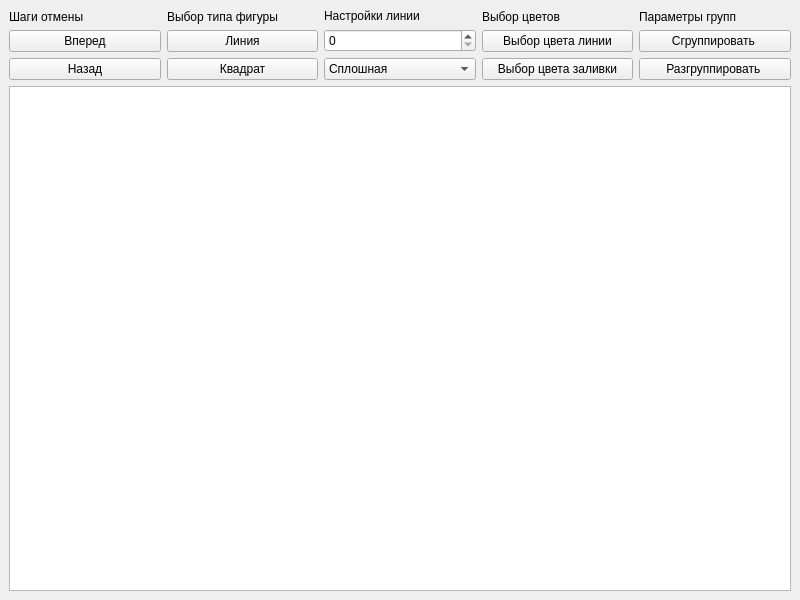
<?xml version="1.0" encoding="UTF-8"?>
<ui version="4.0">
 <class>Form</class>
 <widget class="QMainWindow" name="Form">
  <property name="geometry">
   <rect>
    <x>0</x>
    <y>0</y>
    <width>800</width>
    <height>600</height>
   </rect>
  </property>
  <property name="windowTitle">
   <string>Form</string>
  </property>
  <widget class="QWidget" name="centralwidget">
   <layout class="QVBoxLayout" name="verticalLayout">
    <item>
     <layout class="QHBoxLayout" name="horizontalLayout">
      <item>
       <layout class="QVBoxLayout" name="verticalLayout_6">
        <item>
         <widget class="QLabel" name="label_5">
          <property name="text">
           <string>Шаги отмены</string>
          </property>
         </widget>
        </item>
        <item>
         <widget class="QPushButton" name="pushButton_6">
          <property name="text">
           <string>Вперед</string>
          </property>
         </widget>
        </item>
        <item>
         <widget class="QPushButton" name="pushButton_5">
          <property name="text">
           <string>Назад</string>
          </property>
         </widget>
        </item>
       </layout>
      </item>
      <item>
       <layout class="QVBoxLayout" name="verticalLayout_2">
        <item>
         <widget class="QLabel" name="label_3">
          <property name="text">
           <string>Выбор типа фигуры</string>
          </property>
         </widget>
        </item>
        <item>
         <widget class="QPushButton" name="pushButton">
          <property name="text">
           <string>Линия</string>
          </property>
         </widget>
        </item>
        <item>
         <widget class="QPushButton" name="pushButton_2">
          <property name="text">
           <string>Квадрат</string>
          </property>
         </widget>
        </item>
       </layout>
      </item>
      <item>
       <layout class="QVBoxLayout" name="verticalLayout_3">
        <item>
         <widget class="QLabel" name="label_2">
          <property name="text">
           <string>Настройки линии</string>
          </property>
         </widget>
        </item>
        <item>
         <widget class="QSpinBox" name="Thickness"/>
        </item>
        <item>
         <widget class="QComboBox" name="ChangeType">
          <item>
           <property name="text">
            <string>Сплошная</string>
           </property>
          </item>
          <item>
           <property name="text">
            <string>Пунктирная</string>
           </property>
          </item>
          <item>
           <property name="text">
            <string>Прерывистая</string>
           </property>
          </item>
         </widget>
        </item>
       </layout>
      </item>
      <item>
       <layout class="QVBoxLayout" name="verticalLayout_4">
        <item>
         <widget class="QLabel" name="label">
          <property name="text">
           <string>Выбор цветов</string>
          </property>
         </widget>
        </item>
        <item>
         <widget class="QPushButton" name="LineColor">
          <property name="text">
           <string>Выбор цвета линии</string>
          </property>
         </widget>
        </item>
        <item>
         <widget class="QPushButton" name="FillColor">
          <property name="text">
           <string>Выбор цвета заливки</string>
          </property>
         </widget>
        </item>
       </layout>
      </item>
      <item>
       <layout class="QVBoxLayout" name="verticalLayout_5">
        <item>
         <widget class="QLabel" name="label_4">
          <property name="text">
           <string>Параметры групп</string>
          </property>
         </widget>
        </item>
        <item>
         <widget class="QPushButton" name="pushButton_3">
          <property name="text">
           <string>Сгруппировать </string>
          </property>
         </widget>
        </item>
        <item>
         <widget class="QPushButton" name="pushButton_4">
          <property name="text">
           <string>Разгруппировать </string>
          </property>
         </widget>
        </item>
       </layout>
      </item>
     </layout>
    </item>
    <item>
     <widget class="QGraphicsView" name="graphicsView">
      <property name="focusPolicy">
       <enum>Qt::StrongFocus</enum>
      </property>
      <property name="verticalScrollBarPolicy">
       <enum>Qt::ScrollBarAlwaysOff</enum>
      </property>
      <property name="horizontalScrollBarPolicy">
       <enum>Qt::ScrollBarAlwaysOff</enum>
      </property>
      <property name="sizeAdjustPolicy">
       <enum>QAbstractScrollArea::AdjustToContentsOnFirstShow</enum>
      </property>
      <property name="sceneRect">
       <rectf>
        <x>0.000000000000000</x>
        <y>0.000000000000000</y>
        <width>0.000000000000000</width>
        <height>0.000000000000000</height>
       </rectf>
      </property>
      <property name="alignment">
       <set>Qt::AlignCenter</set>
      </property>
      <property name="dragMode">
       <enum>QGraphicsView::NoDrag</enum>
      </property>
     </widget>
    </item>
   </layout>
  </widget>
  <widget class="QMenuBar" name="menubar">
   <property name="geometry">
    <rect>
     <x>0</x>
     <y>0</y>
     <width>800</width>
     <height>42</height>
    </rect>
   </property>
  </widget>
 </widget>
 <resources/>
 <connections/>
</ui>
